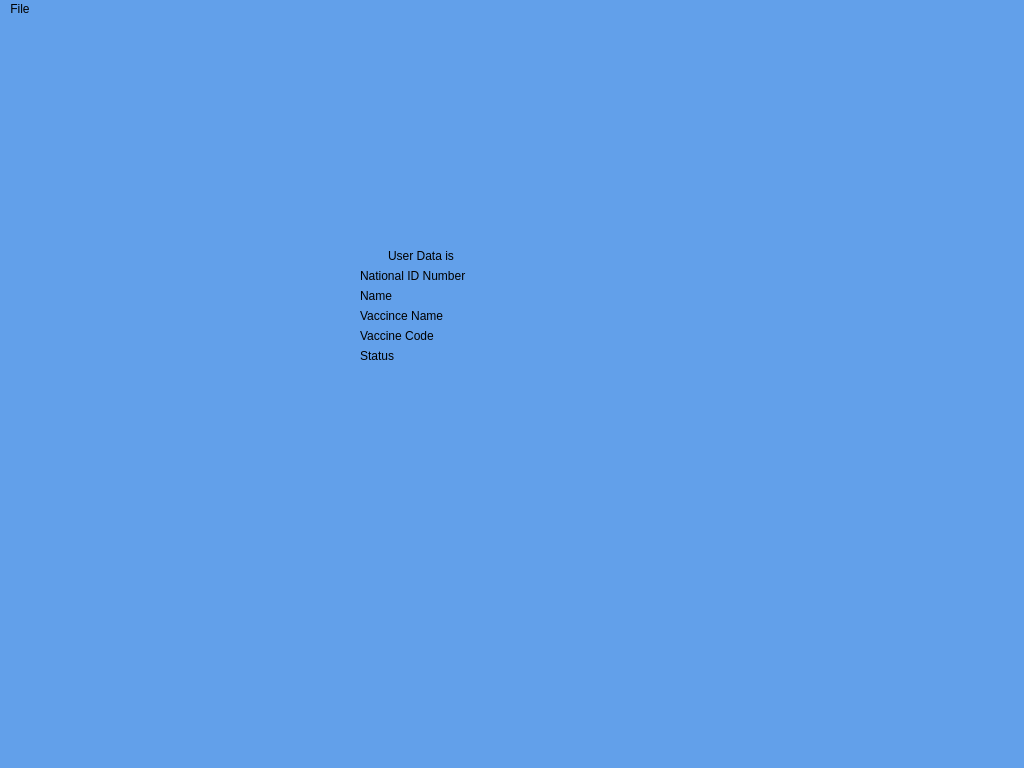
<?xml version="1.0" encoding="UTF-8"?>
<ui version="4.0">
 <class>ViewPage</class>
 <widget class="QMainWindow" name="ViewPage">
  <property name="geometry">
   <rect>
    <x>0</x>
    <y>0</y>
    <width>1024</width>
    <height>768</height>
   </rect>
  </property>
  <property name="sizePolicy">
   <sizepolicy hsizetype="MinimumExpanding" vsizetype="MinimumExpanding">
    <horstretch>0</horstretch>
    <verstretch>0</verstretch>
   </sizepolicy>
  </property>
  <property name="minimumSize">
   <size>
    <width>1024</width>
    <height>768</height>
   </size>
  </property>
  <property name="windowTitle">
   <string>MainWindow</string>
  </property>
  <property name="styleSheet">
   <string notr="true">background-color: rgb(248, 228, 92);
background-color: rgb(98, 160, 234);
selection-background-color: qlineargradient(spread:pad, x1:0, y1:0, x2:1, y2:0, stop:0 rgba(255, 178, 102, 255), stop:0.55 rgba(235, 148, 61, 255), stop:0.98 rgba(0, 0, 0, 255), stop:1 rgba(0, 0, 0, 0));</string>
  </property>
  <widget class="QWidget" name="centralwidget">
   <widget class="QWidget" name="layoutWidget">
    <property name="geometry">
     <rect>
      <x>360</x>
      <y>230</y>
      <width>285</width>
      <height>182</height>
     </rect>
    </property>
    <layout class="QGridLayout" name="gridLayout">
     <property name="sizeConstraint">
      <enum>QLayout::SetFixedSize</enum>
     </property>
     <property name="leftMargin">
      <number>0</number>
     </property>
     <item row="2" column="0">
      <widget class="QLabel" name="label_3">
       <property name="text">
        <string>Name</string>
       </property>
      </widget>
     </item>
     <item row="4" column="0">
      <widget class="QLabel" name="label_4">
       <property name="text">
        <string>Vaccine Code</string>
       </property>
      </widget>
     </item>
     <item row="3" column="0">
      <widget class="QLabel" name="label_2">
       <property name="text">
        <string>Vaccince Name</string>
       </property>
      </widget>
     </item>
     <item row="1" column="0">
      <widget class="QLabel" name="label">
       <property name="text">
        <string>National ID Number </string>
       </property>
      </widget>
     </item>
     <item row="5" column="0">
      <widget class="QLabel" name="label_5">
       <property name="text">
        <string>Status</string>
       </property>
      </widget>
     </item>
     <item row="0" column="0" colspan="2">
      <widget class="QLabel" name="label_6">
       <property name="text">
        <string>User Data is</string>
       </property>
       <property name="alignment">
        <set>Qt::AlignCenter</set>
       </property>
      </widget>
     </item>
     <item row="1" column="1">
      <widget class="QLabel" name="nid">
       <property name="text">
        <string/>
       </property>
      </widget>
     </item>
     <item row="2" column="1">
      <widget class="QLabel" name="name">
       <property name="text">
        <string/>
       </property>
      </widget>
     </item>
     <item row="3" column="1">
      <widget class="QLabel" name="vaccine_name">
       <property name="text">
        <string/>
       </property>
      </widget>
     </item>
     <item row="4" column="1">
      <widget class="QLabel" name="vaccine_code">
       <property name="text">
        <string/>
       </property>
      </widget>
     </item>
     <item row="5" column="1">
      <widget class="QLabel" name="status">
       <property name="text">
        <string/>
       </property>
      </widget>
     </item>
    </layout>
   </widget>
  </widget>
  <widget class="QMenuBar" name="menubar">
   <property name="geometry">
    <rect>
     <x>0</x>
     <y>0</y>
     <width>1024</width>
     <height>22</height>
    </rect>
   </property>
   <widget class="QMenu" name="menuFile">
    <property name="title">
     <string>File</string>
    </property>
    <addaction name="actionClose"/>
   </widget>
   <addaction name="menuFile"/>
  </widget>
  <widget class="QStatusBar" name="statusbar"/>
  <action name="actionClose">
   <property name="text">
    <string>Close</string>
   </property>
  </action>
 </widget>
 <resources/>
 <connections/>
</ui>
